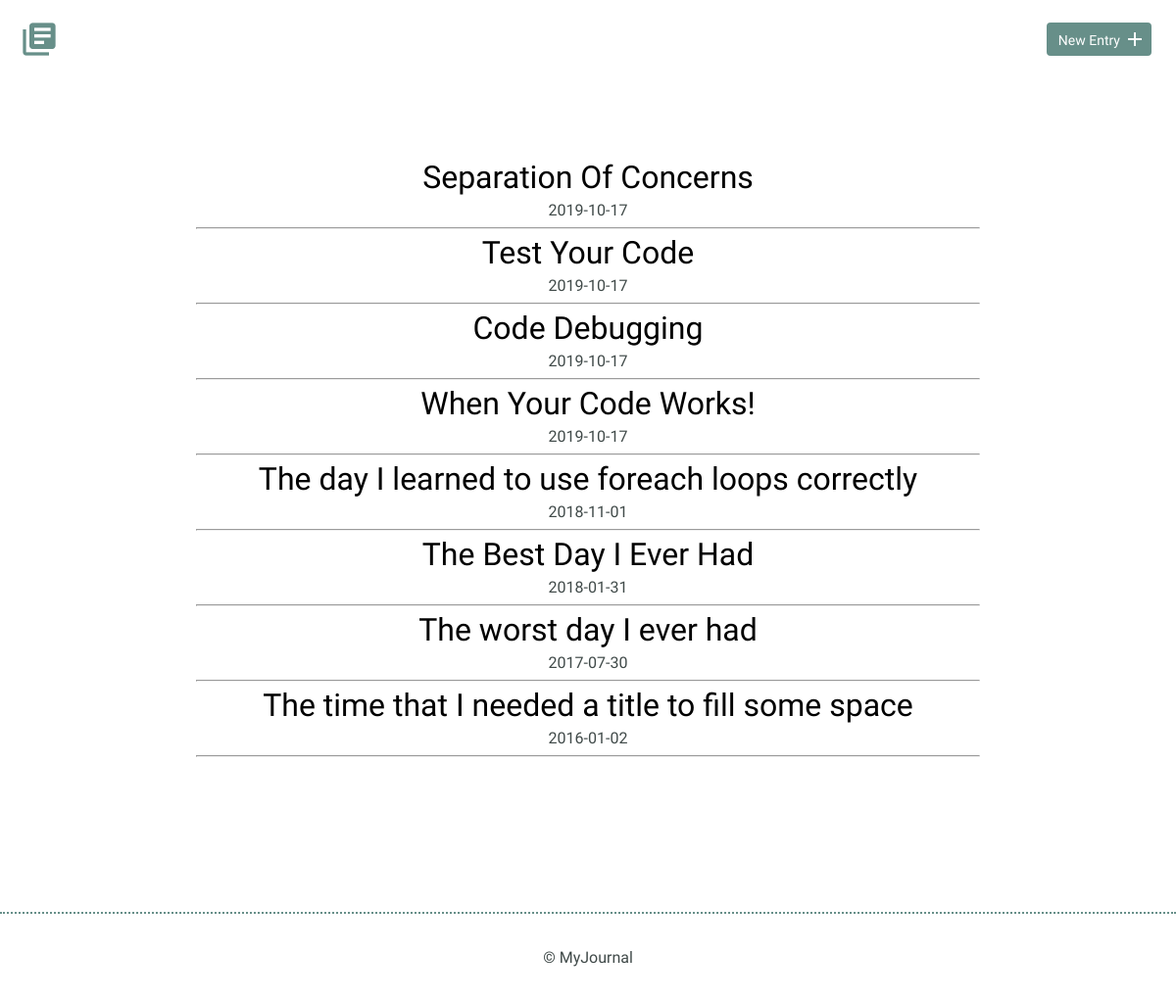
Before: / with the older database file.
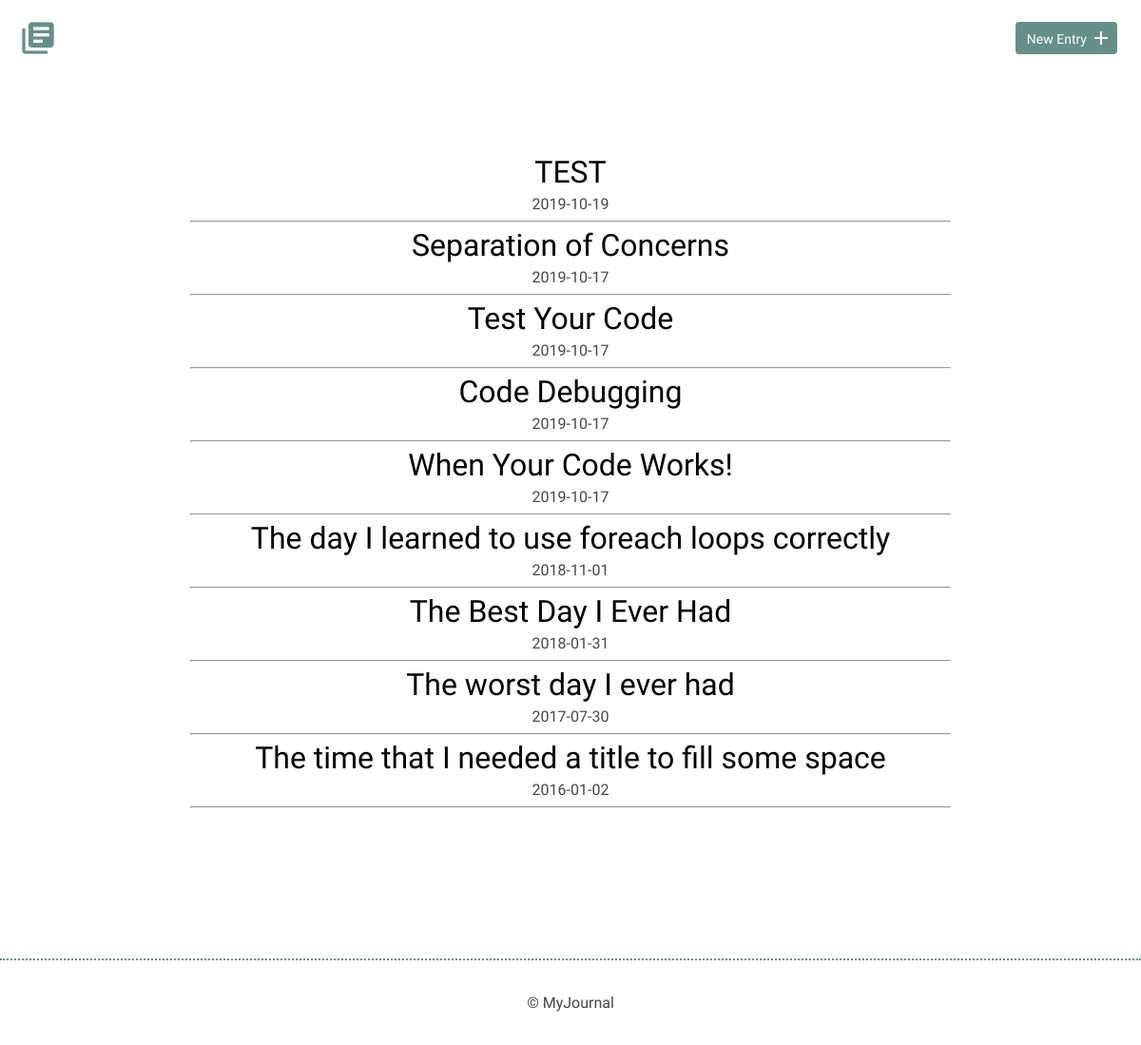
After: the same page with the newer database file.
### tables this page shows
CREATE TABLE "entries" (
	`id`	INTEGER,
	`title`	TEXT,
	`date`	TEXT,
	`time_spent`	INTEGER,
	`learned`	BLOB,
	`resources`	BLOB,
	PRIMARY KEY(`id`)
);

### inc/functions.php (the view, shortened to what this page needs)
<?php
function get_journal_entries() {
	include 'inc/dbconnection.php';
	try {
		$results = $db->query("SELECT * FROM entries ORDER BY date DESC");
	} catch (Exception $e) {
		echo $e->getMessage();
		return array();
	}
	return $results->fetchAll(PDO::FETCH_ASSOC);
}
function print_journal_entries() {
	foreach (get_journal_entries() as $entry) {
		echo "<h2><a href='detail.php?id=";
		echo $entry['id'] . " '> ";
		echo $entry['title'];
		echo "</a></h2>";
		echo "<time>";
		echo $entry['date'];
		echo "</time>";
		echo "<hr>";
	}
}

Changed rows visible on the page:
added entries: title "TEST", date "2019-10-19"
changed entries: title "Separation Of Concerns" → "Separation of Concerns"
